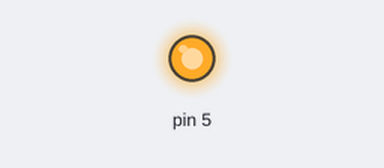
Bench run of a sketch on a simulated Arduino Uno, built with avr-gcc and run on an emulated ATmega328P. On the bench: output pins drawn as LEDs (lit = HIGH).

Above: at 0.15 s.
At 3.35 s:
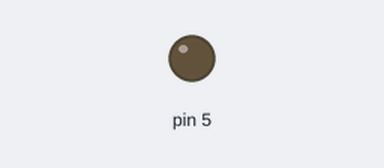
Timing chart, 0 to 3.6 s (numbered marks = the images above):
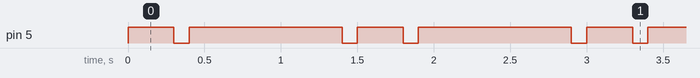

Measured:
- by itself, pin 5: repeats every 1.5 s: LOW 0.10 s, HIGH 1.0 s, LOW 0.10 s, HIGH 0.30 s
- by itself, everything shown: repeats every 1.5 s, in 4 steps

The sketch:

mothers-love.ino
```cpp
void setup() {
  // initialize digital pin LED_BUILTIN as an output.
  pinMode(5, OUTPUT);
}

// the loop function runs over and over again forever
void loop() {
  digitalWrite(5, HIGH);
  delay(300);
  digitalWrite(5, LOW);
  delay(100);
  digitalWrite(5, HIGH);
  delay(1000);
  digitalWrite(5, LOW);
  delay(100);
}
```
